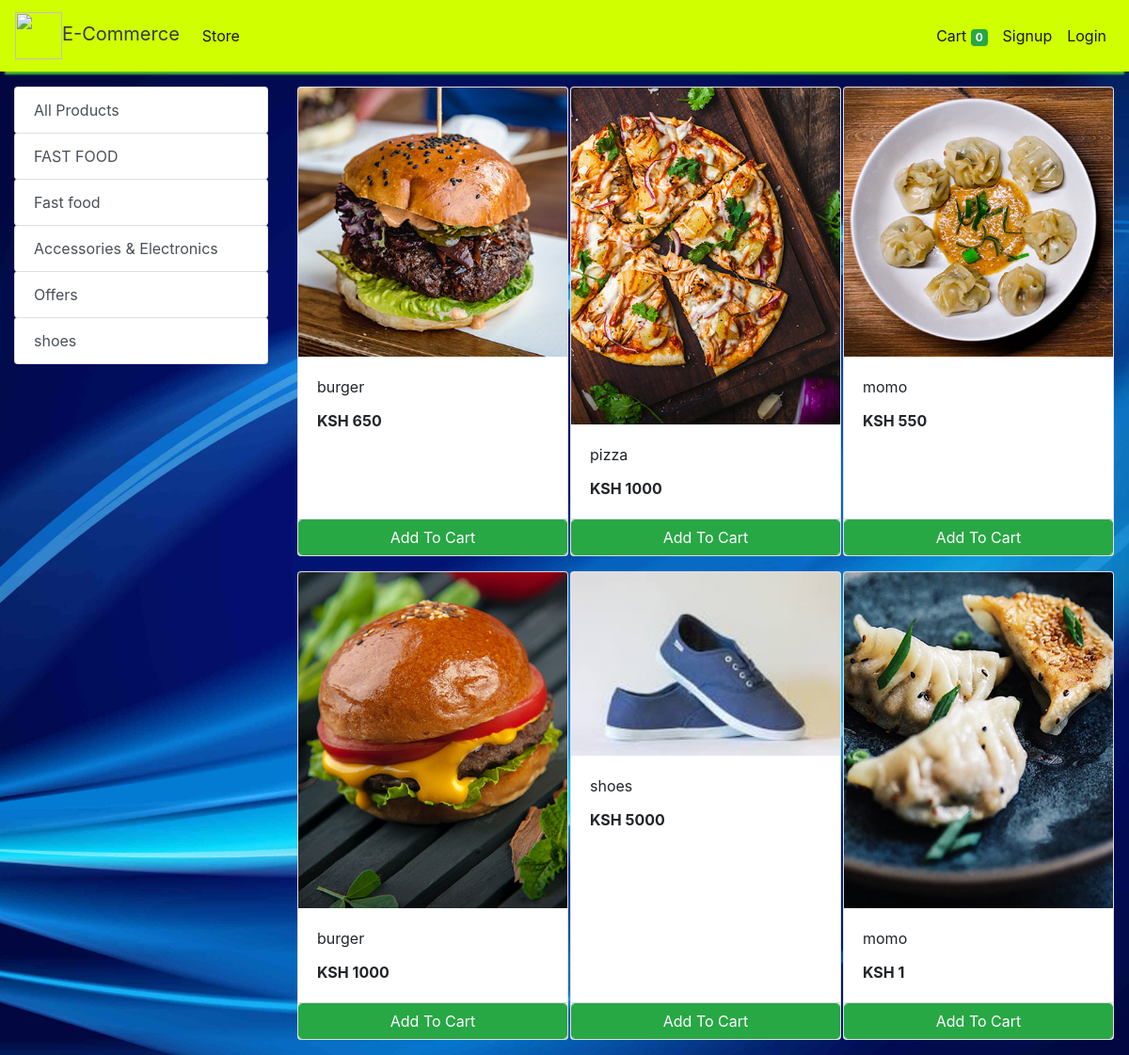
The app's page /store with its own data.
### store/models/category.py (models this page shows, shortened)
class Category(models.Model):
    name= models.CharField(max_length=50)
    @staticmethod
    def get_all_categories():
        return Category.objects.all()

### store/models/product.py (models this page shows, shortened)
class Products(models.Model):
    name = models.CharField(max_length=60)
    price= models.IntegerField(default=0)
    category= models.ForeignKey(Category,on_delete=models.CASCADE,default=1 )
    description= models.CharField(max_length=250, default='', blank=True, null= True)
    image= models.ImageField(upload_to='uploads/products/')
    @staticmethod
    def get_all_products():
        return Products.objects.all()

### store/views/home.py (the view)
# urls.py: path('' , include('store.urls'))
def store(request):
    cart = request.session.get('cart')
    if not cart:
        request.session['cart'] = {}
    products = None
    categories = Category.get_all_categories()
    categoryID = request.GET.get('category')
    if categoryID:
        products = Products.get_all_products_by_categoryid(categoryID)
    else:
        products = Products.get_all_products();
    data = {}
    data['products'] = products
    data['categories'] = categories
    print('you are : ', request.session.get('email'))
    return render(request, 'index.html', data)

### store/templatetags/cart.py (called while the page is built)
@register.filter (name='is_in_cart')
def is_in_cart(product, cart):
    keys = cart.keys ()
    for id in keys:
        if int (id) == product.id:
            return True
    return False;

### store/templatetags/custom_filter.py (called while the page is built)
@register.filter(name='currency')
def currency(number):
    return "KSH "+str(number)

### store/templates/index.html (shortened to what this page needs)
{% extends 'base.html' %}
{% block content %}
{% load cart %}
{% load custom_filter %}
<div class="container-fluid mt-3">
  <div class="row">
    <div class="col-lg-3 mx-auto">
      <div class="list-group">
        <a href="/" class="list-group-item list-group-item-action btn btn-outline-success">All Products</a>
        {% for category in categories %}
        <a href="/?category={{category.id}}" class="list-group-item list-group-item-action btn btn-outline-success">{{category.name}}</a>
        {% endfor %}
      </div>
    </div>
    <div id='products' class="col-lg-9 mx-auto">
      <div class="row mx-auto">
        {% for product in products %}
        <div class="card mx-auto mb-3" id={{product.id}} style="width: 18rem;">
          <img class="card-img-top" src="{{product.image.url}}" alt="Card image cap">
          <div class="card-body">
            <p class="card-title">{{product.name}}</p>
            <p class="card-text"><b>{{product.price|currency}}</b></p>
          </div>
          <div class="card-footer p-0 no-gutters">
            {% if product|is_in_cart:request.session.cart %}
            <div class="row no-gutters">
              <form action="/#{{product.id}}" class="col-2" method="post">
                {% csrf_token %}
                <input hidden type="text" name='product' value='{{product.id}}'>
                <input hidden type="text" name='remove' value='True'>
                <input type="submit" value=" - " class="btn btn-block btn-success border-right">
              </form>
              <div class="text-center col btn btn-success">{{product|cart_quantity:request.session.cart}} in Cart</div>
              <form action="/#{{product.id}}" class="col-2" method="post">
                {% csrf_token %}
                <input hidden type="text" name='product' value='{{product.id}}'>
                <input type="submit" value=" + " class="btn btn-block btn-success border-left">
              </form>
            </div>
            {% else %}
            <form action="/#{{product.id}}" method="POST" class="btn-block">
              <input type="submit" class="float-right btn btn-success form-control" value="Add To Cart">
            </form>
            {% endif %}
          </div>
        </div>
        {% endfor %}
      </div>
    </div>
  </div>
</div>
{% endblock %}

### store/templates/base.html (shortened to what this page needs)
<!DOCTYPE html>
<html lang="en">
<head>
  {% load static %}
  <link rel="stylesheet" href="https://maxcdn.bootstrapcdn.com/bootstrap/4.0.0/css/bootstrap.min.css"
>
</head>
<body>
  <nav class="one-edge-shadow navbar navbar-light sticky-top navbar navbar-expand-lg text-white">
    <a class="navbar-brand ms-3 text-dark " href="/">
      <link rel="stylesheet" href="https://use.fontawesome.com/releases/v5.7.0/css/all.css">
      <img src="https://www.freepnglogos.com/uploads/shopping-cart-png/shopping-cart-svg-png-icon-download-28.png" style="width:50px;height:50px;color:text-light;">E-Commerce
    </a>
    <div class="collapse navbar-collapse" id="navbarSupportedContent">
      <ul class="navbar-nav mr-auto">
        <li class="nav-item active">
          <a class="nav-link" href="/store">Store <span class="sr-only">(current)</span></a>
        </li>
      </ul>
      <ul class="navbar-nav my-2 my-lg-0">
        <li class="nav-item active">
          <a class="nav-link" href="/cart">Cart
            <span class="badge badge-success">{{request.session.cart.keys|length}}</span>
          </a>
        </li>
        {% if request.session.customer %}
          <li class="nav-item active">
            <a class="nav-link" href="/orders">Orders<span class="sr-only">(current)</span></a>
          </li>
          <li class="nav-item active">
            <a class="nav-link" href="/logout">Logout<span class="sr-only">(current)</span></a>
          </li>
        {% else %}
          <li class="nav-item active">
            <a class="nav-link" href="/signup">Signup<span class="sr-only">(current)</span></a>
          </li>
          <li class="nav-item active">
            <a class="nav-link" href="/login">Login<span class="sr-only">(current)</span></a>
          </li>
        {% endif %}
      </ul>
    </div>
  </nav>
  {% block content %}{% endblock %}
</body>
</html>

### records on screen
Category: name "FAST FOOD"
Category: name "Fast food"
Category: name "Accessories & Electronics"
Category: name "Offers"
Category: name "shoes"
Products: image (picture), name "burger", price "KSH 650"
Products: image (picture), name "pizza", price "KSH 1000"
Products: image (picture), name "momo", price "KSH 550"
Products: image (picture), name "burger", price "KSH 1000"
Products: image (picture), name "shoes", price "KSH 5000"
Products: image (picture), name "momo", price "KSH 1"

### other values on screen
{{ request.session.cart.keys|length }} "0"
